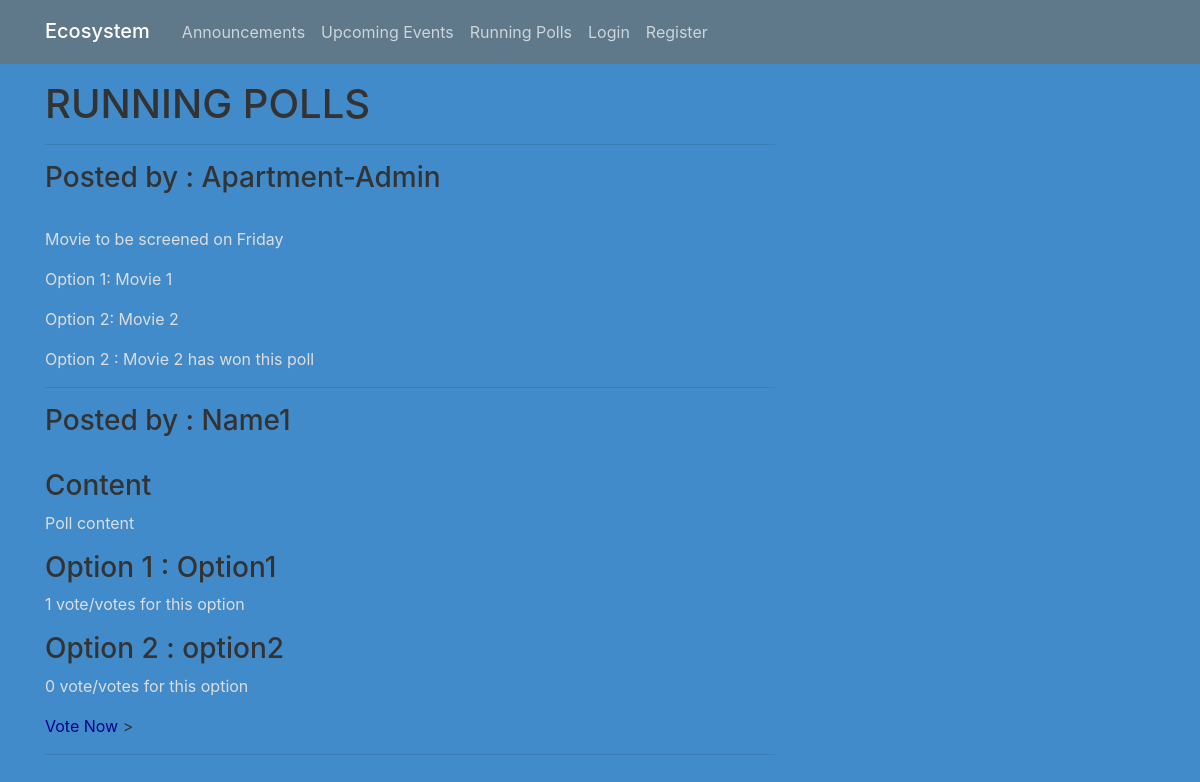
The app's page /view_polls with its own data.
### ecosystem/models.py (models this page shows, shortened)
class Poll(db.Model):
    id = db.Column(db.Integer, primary_key=True)
    content = db.Column(db.Text, nullable=False)
    option1 = db.Column(db.Text, nullable=False)
    option2 = db.Column(db.Text, nullable=False)
    date_posted = db.Column(db.DateTime, nullable=False, default=datetime.utcnow())
    votes_1 = db.Column(db.Integer, nullable=False)
    votes_2 = db.Column(db.Integer, nullable=False)
    user_id = db.Column(db.Integer, db.ForeignKey('user.id'), nullable=False)

class User(db.Model, UserMixin):
    id = db.Column(db.Integer, primary_key = True)
    username = db.Column(db.String(20), unique=True, nullable=False)
    name = db.Column(db.String(20), nullable=False)
    apt_no = db.Column(db.String(3), nullable=False, unique=True)
    password = db.Column(db.String(60), nullable=False)
    posts = db.relationship('Post', backref='author', lazy=True)
    events = db.relationship('Event', backref='author', lazy=True)
    polls = db.relationship('Poll', backref='author', lazy=True)

### ecosystem/routes.py (the view)
@app.route("/view_polls", methods=['GET', 'POST'])
def view_polls():
    polls = Poll.query.all()
    return render_template('viewpolls.html', polls=polls)

### ecosystem/templates/viewpolls.html
{% extends "layout.html" %}
{% block content %}
    <h1>RUNNING POLLS</h1>
    {% for poll in polls %}
        <hr>
        <h3>Posted by : {{ poll.author.name }}</h3>
        <br>
        {% if poll.votes_1 + poll.votes_2 <= 10 %}
        <h3>Content</h3>
        <p> {{ poll.content }}</p>
        <h3>Option 1 : {{poll.option1}} </h3>
        <p>{{ poll.votes_1 }} vote/votes for this option</p>
        <h3>Option 2 : {{poll.option2}} </h3>
        <p>{{ poll.votes_2 }} vote/votes for this option</p>
        <a href= "{{ url_for('vote', poll_id=poll.id) }}">Vote Now</a>
        >
        <hr>
        {% else %}
                <p>{{ poll.content }}</p>
                <p>Option 1: {{ poll.option1 }}</p>
                <p>Option 2: {{ poll.option2 }}</p>
                {% if poll.option1 > poll.option2 %}
                    <p>Option 1 : {{ poll.option1 }} has won this poll</p>
                {% else %}
                    <p>Option 2 : {{ poll.option2 }} has won this poll</p>
                {% endif %}
        {% endif %}
    {% endfor %}
{% endblock content %}

### ecosystem/static/main.css (style rules this page uses)
body { background-color: #428bca; color: #333333; margin-top: 5rem; }
h1, h2, h3, h4, h5, h6 { color: #333333; }
a { color: #00008B; }
p { color: #dddddd; }

### records on screen
Poll: author.name "Apartment-Admin", content "Movie to be screened on Friday", option1 "Movie 1", option2 "Movie 2"
Poll: author.name "Name1", content "Poll content", option1 "Option1", votes_1 "1", option2 "option2", votes_2 "0"
